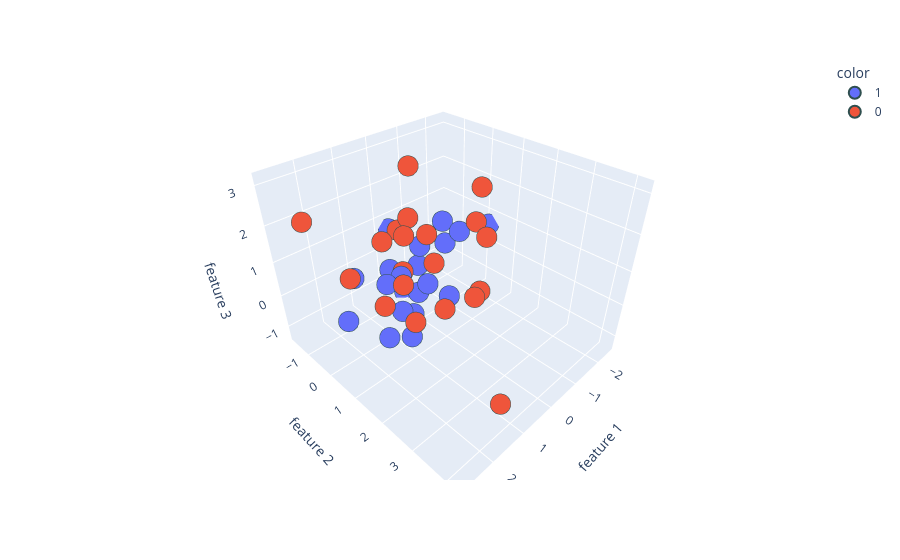

This figure's notebook cell:
### Markdown cell above
# to plat data in 3D use plotly.express

### Code cell
import plotly.express as px 
fig = px.scatter_3d(df,x=df['feature 1'],y=df['feature 2'],z=df['feature 3'],color=df['target'].astype('str'))
fig.update_traces(marker = dict(size=12,
                                line=dict(width =2 ,color='DarkSlateGrey')),
                               selector=dict(mode='markers'))
fig.show()

### Figure 1 — Plotly figure (JSON) as saved in the notebook; plotly's stock layout.template omitted (floating-point values rounded to 4 significant figures)
{"data": [{"hovertemplate": "color=1<br>feature 1=%{x}<br>feature 2=%{y}<br>feature 3=%{z}<extra></extra>", "legendgroup": "1", "marker": {"color": "#636efa", "line": {"color": "DarkSlateGrey", "width": 2}, "size": 12, "symbol": "circle"}, "mode": "markers", "name": "1", "scene": "scene", "showlegend": true, "type": "scatter3d", "x": [-0.3675, 0.4206, 1.968, -2.506, 0.3223, -0.3316, 0.667, -1.01, 0.2411, -0.04544, -0.9926, -0.4208, 0.9486, 1.415, 1.045, -1.838, 0.1901, -0.02254, 1.267, 1.772], "y": [-1.137, 0.4116, -0.5478, 0.147, 0.06034, -1.632, 0.02581, 0.4417, -0.9525, 1.041, -0.1613, -0.552, 0.7017, 0.4577, 0.5382, -0.9388, 0.5121, 0.01342, 0.1736, -0.3475], "z": [-1.322, -0.07132, -0.6794, 0.6062, -1.043, 0.6191, -0.7776, 1.129, -0.1363, -0.09403, 1.192, -0.1211, -1.051, 0.7289, 0.8121, -0.2018, 0.1315, 0.9359, -1.223, 0.6701]}, {"hovertemplate": "color=0<br>feature 1=%{x}<br>feature 2=%{y}<br>feature 3=%{z}<extra></extra>", "legendgroup": "0", "marker": {"color": "#EF553B", "line": {"color": "DarkSlateGrey", "width": 2}, "size": 12, "symbol": "circle"}, "mode": "markers", "name": "0", "scene": "scene", "showlegend": true, "type": "scatter3d", "x": [0.1771, 1.425, 2.224, -0.7233, 2.823, -1.39, 0.3849, 1.677, 1.438, 0.2907, 0.7319, -1.028, -0.7643, 2.011, 0.8989, 1.01, 1.251, 0.2046, 0.7489, 1.234], "y": [-0.5981, 1.441, 0.2304, 1.461, -0.3329, 0.6667, 1.324, 4.188, 1.1, 0.867, 0.5174, 1.131, 1.567, 1.921, 0.436, 1.438, 0.1864, -0.01154, 2.593, 0.05278], "z": [1.227, 0.1826, 1.192, -0.08537, 2.637, 1.344, -0.1032, -0.08056, 1.065, 0.9826, 2.245, 2.603, 1.549, 2.933, 0.821, 2.328, 1.704, 3.151, 1.171, -0.2616]}], "layout": {"legend": {"title": {"text": "color"}, "tracegroupgap": 0}, "margin": {"t": 60}, "scene": {"domain": {"x": [0, 1], "y": [0, 1]}, "xaxis": {"title": {"text": "feature 1"}}, "yaxis": {"title": {"text": "feature 2"}}, "zaxis": {"title": {"text": "feature 3"}}}}}
